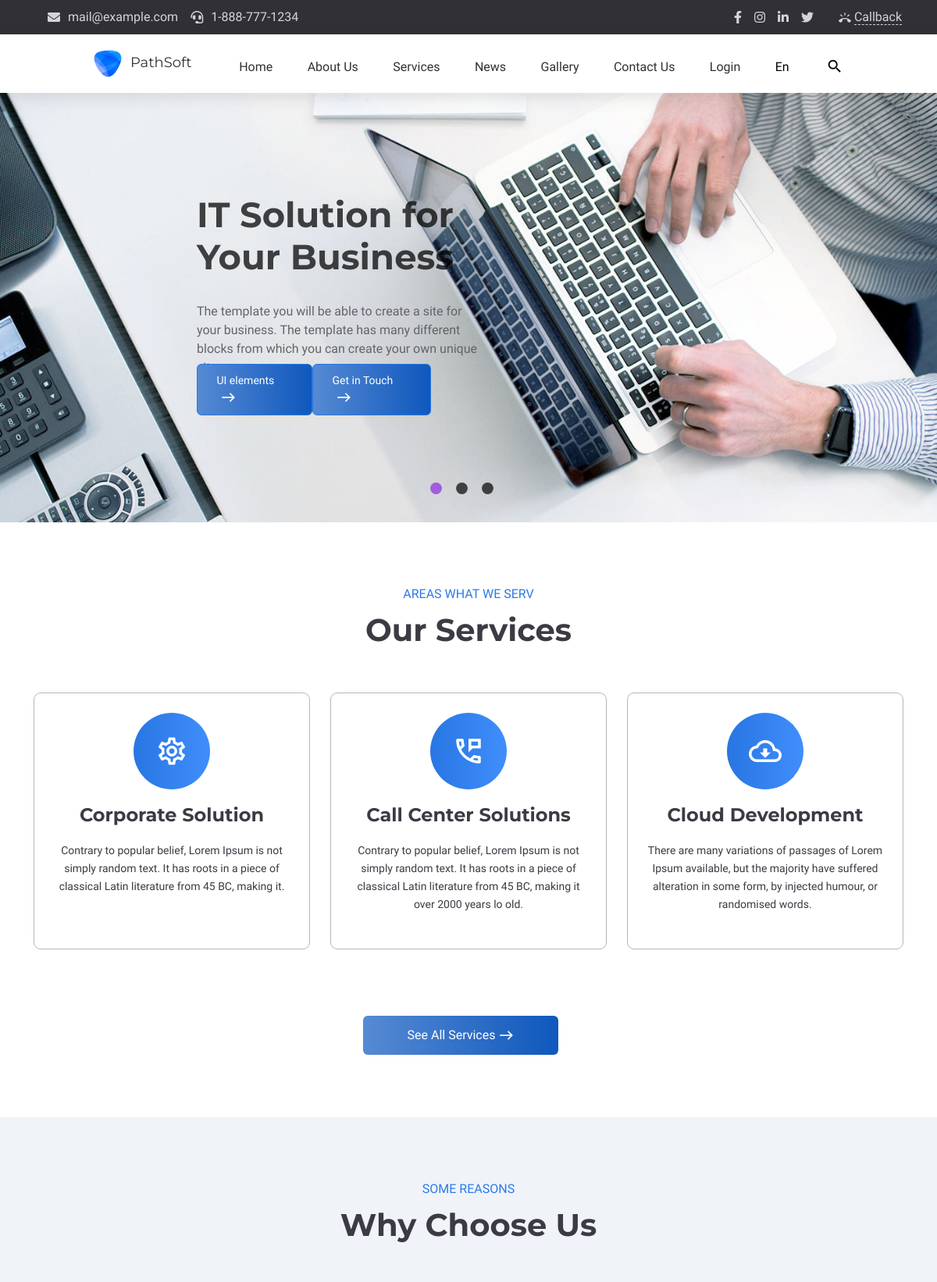
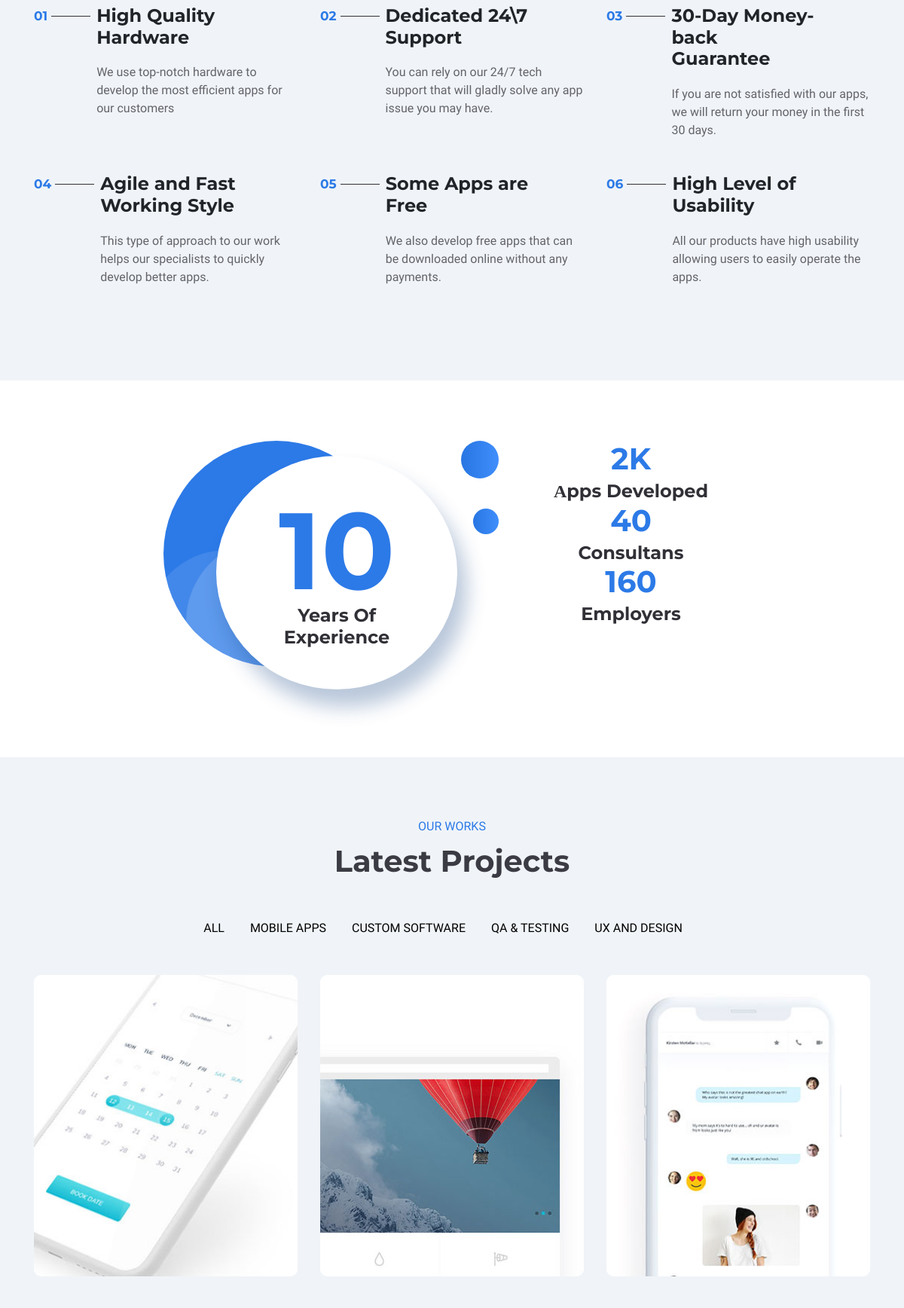
The page / (upper part) on the database its author committed (2 pictures, top to bottom).
### app/models.py (models this page shows)
class HeaderContact(db.Model):
    id=db.Column(db.Integer,primary_key=True)
    hc_content=db.Column(db.String(255))
    hc_icon_class=db.Column(db.String(255))
    hc_url=db.Column(db.String(255))

class HeaderSocialIcon(db.Model):
    id=db.Column(db.Integer,primary_key=True)
    hsi_name=db.Column(db.String(255))
    hsi_css_class=db.Column(db.String(255))
    hsi_url=db.Column(db.String(255))

class MeniuLogo(db.Model):
    id=db.Column(db.Integer,primary_key=True)
    logo_title=db.Column(db.String(255))
    logo_url=db.Column(db.String(255))
    logo_alt=db.Column(db.String(255))
    logo_img=db.Column(db.String(255))

class MeniuName(db.Model):
    id=db.Column(db.Integer,primary_key=True)
    meniu_title=db.Column(db.String(255))
    meniu_url=db.Column(db.String(255))
    meniu_icon=db.Column(db.String(255))

class SliderUrl(db.Model):
    id=db.Column(db.Integer,primary_key=True)
    sliderurl_title=db.Column(db.String(255))
    sliderurl_icon=db.Column(db.String(255))
    sliderurl_url=db.Column(db.String(255))

class ServiceTitle(db.Model):
    id=db.Column(db.Integer,primary_key=True)
    service_subheading=db.Column(db.String(255))
    service_title=db.Column(db.String(255))

class ServiceItem(db.Model):
    id=db.Column(db.Integer,primary_key=True)
    servitem_title=db.Column(db.String(255))
    servitem_text=db.Column(db.String(255))
    servitem_url=db.Column(db.String(255))
    servitem_icon=db.Column(db.String(255))

class ServiceButton(db.Model):
    id=db.Column(db.Integer,primary_key=True)
    servbttn_title=db.Column(db.String(255))
    servbttn_icon=db.Column(db.String(255))
    servbttn_url=db.Column(db.String(255))

class ReasonTitle(db.Model):
    id=db.Column(db.Integer,primary_key=True)
    reason_subheading=db.Column(db.String(255))
    reason_title=db.Column(db.String(255))

class ReasonItem(db.Model):
    id=db.Column(db.Integer,primary_key=True)
    reasonitem_number=db.Column(db.String(255))
    reasonitem_title=db.Column(db.String(255))
    reasonitem_text=db.Column(db.String(255))

class ProjectHeader(db.Model):
    id=db.Column(db.Integer,primary_key=True)
    project_subheading=db.Column(db.String(255))
    project_title=db.Column(db.String(255))

class ProjectMenu(db.Model):
    id=db.Column(db.Integer,primary_key=True)
    project_menu_name=db.Column(db.String(255))

class ProjectBox(db.Model):
    id=db.Column(db.Integer,primary_key=True)
    project_name=db.Column(db.String(255))
    project_info=db.Column(db.String(255))
    project_link=db.Column(db.String(255))
    project_link_icon=db.Column(db.String(255))
    project_img=db.Column(db.String(255))

### main/routes.py (the view)
@app.route("/")
def index():
    header_contacts=HeaderContact.query.all()
    headersocial_icons=HeaderSocialIcon.query.all()
    logos=MeniuLogo.query.all()
    meniu_names=MeniuName.query.all()
    sliders=Slider.query.all()
    sliderbttns=SliderUrl.query.all()
    serviceheadings=ServiceTitle.query.all()
    serviceitems=ServiceItem.query.all()
    servicebttns=ServiceButton.query.all()
    reasonheadings=ReasonTitle.query.all()
    reasonitems=ReasonItem.query.all()
    projectheadings=ProjectHeader.query.all()
    projectmenus=ProjectMenu.query.all()
    projectboxs=ProjectBox.query.all()
    projectbtns=ProjectButton.query.all()
    teamheadings=TeamHeading.query.all()
    teamboxs=TeamBox.query.all()
    teamsocialicons=TeamSocilIcon.query.all()
    teambuttons=TeamButton.query.all()
    clientheadings=ClientHeading.query.all()
    clientboxs=ClientBox.query.all()
    clientbuttons=ClientButton.query.all()
    return render_template("main/index.html", header_contacts=header_contacts, headersocial_icons=headersocial_icons, logos=logos, meniu_names=meniu_names, sliders=sliders, sliderbttns=sliderbttns, serviceheadings=serviceheadings, serviceitems=serviceitems ,servicebttns=servicebttns, reasonheadings=reasonheadings, reasonitems=reasonitems,projectheadings=projectheadings, projectmenus=projectmenus,projectboxs=projectboxs, projectbtns=projectbtns,teamheadings=teamheadings, teamboxs=teamboxs, teamsocialicons=teamsocialicons, teambuttons=teambuttons, clientboxs=clientboxs,clientheadings=clientheadings, clientbuttons=clientbuttons )

### app/templates/main/index.html (shortened to what this page needs)
{% extends "main/base.html" %}{% block contentmain %}
<div id="carouselExampleIndicators" class="carousel  slide carousel-fade" data-ride="carousel">
    <ol class="carousel-indicators">
        <li data-target="#carouselExampleIndicators" data-slide-to="0" class="active bcricle"></li>
        <li data-target="#carouselExampleIndicators" data-slide-to="1" class="bcricle"></li>
        <li data-target="#carouselExampleIndicators" data-slide-to="2" class="bcricle"></li>
    </ol>
    <div class="col-3 button">
        {% for sliderbttn in sliderbttns %}
        <a href="{{sliderbttn.sliderurl_url}}">
            <div class="bttn-blue"><span>{{sliderbttn.sliderurl_title}}</span><i
                    class="material-icons">{{sliderbttn.sliderurl_icon}}</i></div>
        </a>
        {% endfor %}
    </div>
    <div class="carousel-inner ">
        <div class="carousel-item  active ">
            <img src="static/uploads/538727.jpg" alt="intro_img1">
            <div class="carousel-caption d-none d-md-block textposition">
                <h1>IT Solution for Your Business</h1>
                <p>The template you will be able to create a site for your business. The template has many different
                    blocks from which you
                    can create your own unique site.</p>
            </div>
        </div>
    </div>
</div>
<section id="services-bar" class="section-padding">
    <div class="container width">
        <div class="row">
            <div class="col-12 ">
                {% for serviceheading in serviceheadings %}
                <div class="section-heading">
                    <span class="section-heading-span">{{serviceheading.service_subheading}}</span>
                    <h2 class="section-heading-h2">{{serviceheading.service_title}}</h2>
                </div>
                {% endfor %}
            </div>
        </div>
        <div class="row justify-content-center">
            {% for serviceitem in serviceitems %}
            <div class="col-4 services-box">
                <a href="{{serviceitem.servitem_url}}" class="service-style">
                    <div class="services-item">
                        <div class="overlay"></div>
                        <div class="services-info">
                            <i
                                class=" services-icon-main material-icons material-icons-outlined md-icon1">{{serviceitem.servitem_icon}}</i>
                            <h2 class="section-item-h2">{{serviceitem.servitem_title}}</h2>
                            <p class="section-title">{{serviceitem.servitem_text}}</p>
                        </div>
                    </div>
                </a>
            </div>
            {% endfor %}
        </div>
        <div class="row">
            <div class="col-12 d-flex justify-content-center">
                {% for servicebttn in servicebttns %}
                <div class="bttn-row">
                    <a href="{{servicebttn.servbttn_url}}">
                        <div class="bttn">
                            <span>{{servicebttn.servbttn_title}}</span>
                            <i class="material-icons"> {{servicebttn.servbttn_icon}}</i>
                        </div>
                    </a>
                </div>
                {% endfor %}
            </div>
        </div>
    </div>
</section>
<section id="reasons" class="section-padding">
    <div class="container">
        <div class="row ">
            <div class="col-12">
                {% for reasonheading in reasonheadings %}
                <div class="section-heading">
                    <span class="section-heading-span">{{reasonheading.reason_subheading}}</span>
                    <h2 class="section-heading-h2">{{reasonheading.reason_title}}</h2>
                </div>
                {% endfor %}
            </div>
        </div>
        <div class="row justify-content-center">
            {% for reasonitem in reasonitems %}
            <div class="col-4 col-margin">
                <div class="reasons-item">
                    <div class="reasons-item-number"><span>{{reasonitem.reasonitem_number}}</span></div>
                    <div class="reasons-item-info">
                        <h4>{{reasonitem.reasonitem_title}}</h4>
                        <p>{{reasonitem.reasonitem_text}}</p>
                    </div>
                </div>
            </div>
            {% endfor %}
        </div>
    </div>
</section>
<section class="counter">
    <div class="container">
        <div class="row">
            <div class="col-5">
                <div class="main-counter">
                    <div class="main-counter-item">
                        <div class="main-counter-item-center">
                            <div>
                                <div class="main-counter-numb" data-from="0" data-to="10">10</div>
                                <div class="main-counter-title">Years Of Experience</div>
                            </div>
                        </div>
                    </div>
                </div>
            </div>
            <div class="col-6 ">
                <div class="section-margin-second">
                    <div class="">
                        <div class="counter-item-numb"><span class="" data-from="0" data-to="2"
                                style="opacity: 1;">2</span>K</div>
                        <h4 class="counter-item-title">Аpps Developed</h4>
                    </div>
                    <div class="">
                        <div class="counter-item-numb " data-from="0" data-to="40" style="opacity: 1;">40
                        </div>
                        <h4 class="counter-item-title">Consultans</h4>
                    </div>
                    <div class="">
                        <div class="counter-item-numb " data-from="0" data-to="160" style="opacity: 1;">160
                        </div>
                        <h4 class="counter-item-title">Employers</h4>
                    </div>
                </div>
            </div>
        </div>
    </div>
</section>
<section id="project" class="section-padding">
    <div class="container">
        <div class="row">
            <div class="col-12">
                {% for projectheading in projectheadings %}
                <div class="section-heading">
                    <span class="section-heading-span">{{projectheading.project_subheading}}</span>
                    <h2 class="section-heading-h2">{{projectheading.project_title}}</h2>
                </div>
                {% endfor %}
            </div>
            <div class="col-12">
                <ul class="project-meniu">
                    {% for projectmenu in projectmenus %}
                    <li>
                        <a href="#!" class="menu-list-to " data-title="{{projectmenu.project_menu_name}}">
                            <span data-title="{{projectmenu.project_menu_name}}">
                                {{projectmenu.project_menu_name}}</span>
                        </a>
                    </li>
                    {% endfor %}
                </ul>
            </div>
        </div>
        <div class="row project-height justify-content-center">
            {% for projectbox in projectboxs %}
            <div class="col-4 col-margin project-box">
                <div class="project-item">
                    <div class="project-item-card front">
                        <img src="/static/uploads/{{projectbox.project_img}}" alt="">
                    </div>
                    <div class="project-item-card back">
                        <div class="project-item-card-center">
                            <h5 class="project-item-title">{{projectbox.project_name}}</h5>
                            <div class="project-item-desc">
                                <p>{{projectbox.project_info}}</p>
                            </div>
                            <div class="wrapp-btn-circl-arrow justify-content-center">
                                <a href="{{projectbox.project_link}}" class="btn-circl-arrow btn-circl-arrow-white">
                                </a>
                            </div>
                        </div>
                    </div>
                </div>
            </div>
            {% endfor %}
        </div>
    </div>
</section>
{% endblock %}

### app/templates/main/base.html (shortened to what this page needs)
<!doctype html>
<html lang="en">
<head>
    <link rel="stylesheet" href="https://cdnjs.cloudflare.com/ajax/libs/font-awesome/5.15.3/css/all.min.css"
 />
    <link rel="stylesheet" href="https://cdn.jsdelivr.net/npm/bootstrap-icons@1.4.1/font/bootstrap-icons.css">
    <link rel="stylesheet" href="https://stackpath.bootstrapcdn.com/bootstrap/4.3.1/css/bootstrap.min.css"
>
    <link rel="stylesheet" href="/static/main/css/style.css">
    <link rel="stylesheet" href="/static/main/css/about.css">
    <link rel="stylesheet" href="/static/main/css/blog.css">
    <link rel="stylesheet" href="/static/main/css/contact.css">
    <link rel="stylesheet" href="/static/main/css/login.css">
    <link rel="stylesheet" href="/static/main/css/gallery.css">
    <link rel="stylesheet" href="/static/main/css/blogitem.css">
</head>
<body>
    <header id="header">
        <nav id="header-contact">
            <div class="container con">
                <div class="row align-items-center justify-content-between">
                    <div class="col-auto">
                        <ul class="header-top-info align-items-center justify-content-between d-flex">
                            {% for header_contact in header_contacts %}
                            <li>
                                <a href="{{header_contact.hc_url}}">
                                    <i class="{{header_contact.hc_icon_class}}"></i>
                                    <span>{{header_contact.hc_content}}</span>
                                </a>
                            </li>
                            {% endfor %}
                        </ul>
                    </div>
                    <div class="col-auto">
                        <div class="header-top-links align-items-center justify-content-between d-flex ">
                            <ul class="social-links">
                                {% for headersocial_icon in headersocial_icons %}
                                <li>
                                    <a href="{{headersocial_icon.hsi_url}}"><i
                                            class="{{headersocial_icon.hsi_css_class}}"></i></a>
                                </li>
                                {% endfor %}
                            </ul>
                            <div class="header-top-btn">
                                <a href="#" class="header-call-back-link">
                                    <i class="material-icons">ring_volume</i>
                                    <span>Callback</span>
                                </a>
                            </div>
                        </div>
                    </div>
                </div>
            </div>
        </nav>
        <section id="meniu-bar">
            <div class="meniu-nav">
                {% for logo in logos %}
                <div class="logo">
                    <a href="{{logo.logo_url}}"><img src="/static/uploads/{{logo.logo_img}}" alt="{{logo.logo_alt}}">
                        <span>{{logo.logo_title}}</span>
                    </a>
                </div>
                {% endfor %}
                <div class="meniu-item">
                    <ul>
                        {% for meniu_name in meniu_names %}
                        <li>
                            <a href="{{meniu_name.meniu_url}}" class="menu-list-to"
                                data-title="{{meniu_name.meniu_title}}">
                                <span data-title="{{meniu_name.meniu_title}}"> {{meniu_name.meniu_title}}</span>
                                <i class="{{meniu_name.meniu_icon}}"></i>
                            </a>
                        </li>
                        {% endfor %}
                        <li class="menu-search">
                            <a href="http://">
                                <i class="material-icons md-22 header-search-ico-search">search</i></a>
                        </li>
                    </ul>
                </div>
            </div>
        </section>
    </header>
    {% block contentmain %}
    {% endblock %}
</body>
</html>

### rows shown on the page
HeaderContact: hc_content "mail@example.com"
HeaderContact: hc_content "1-888-777-1234"
MeniuLogo: logo_img (picture), logo_title "PathSoft"
MeniuName: meniu_title "Home"
MeniuName: meniu_title "About Us"
MeniuName: meniu_title "Services"
MeniuName: meniu_title "News"
MeniuName: meniu_title "Gallery"
MeniuName: meniu_title "Contact Us"
MeniuName: meniu_title "Login"
MeniuName: meniu_title "En"
SliderUrl: sliderurl_title "UI elements"
SliderUrl: sliderurl_title "Get in Touch"
ServiceTitle: service_subheading "AREAS WHAT WE SERV", service_title "Our Services"
ServiceItem: servitem_title "Corporate Solution", servitem_text "Contrary to popular belief, Lorem Ipsum is not simply random text. It has roots in a piece of classical Latin literature from 45 BC, making it."
ServiceItem: servitem_title "Call Center Solutions", servitem_text "Contrary to popular belief, Lorem Ipsum is not simply random text. It has roots in a piece of classical Latin literature from 45 BC, making it over 2000 years lo old."
ServiceItem: servitem_title "Cloud Development", servitem_text "There are many variations of passages of Lorem Ipsum available, but the majority have suffered alteration in some form, by injected humour, or randomised words."
ServiceButton: servbttn_title "See All Services"
ReasonTitle: reason_subheading "SOME REASONS", reason_title "Why Choose Us"
ReasonItem: reasonitem_number "01", reasonitem_title "High Quality Hardware", reasonitem_text "We use top-notch hardware to develop the most efficient apps for our customers"
ReasonItem: reasonitem_number "02", reasonitem_title "Dedicated 24\\7 Support", reasonitem_text "You can rely on our 24/7 tech support that will gladly solve any app issue you may have."
ReasonItem: reasonitem_number "03", reasonitem_title "30-Day Money-back Guarantee", reasonitem_text "If you are not satisfied with our apps, we will return your money in the first 30 days."
ReasonItem: reasonitem_number "04", reasonitem_title "Agile and Fast Working Style", reasonitem_text "This type of approach to our work helps our specialists to quickly develop better apps."
ReasonItem: reasonitem_number "05", reasonitem_title "Some Apps are Free", reasonitem_text "We also develop free apps that can be downloaded online without any payments."
ReasonItem: reasonitem_number "06", reasonitem_title "High Level of Usability", reasonitem_text "All our products have high usability allowing users to easily operate the apps."
ProjectHeader: project_subheading "OUR WORKS", project_title "Latest Projects"
ProjectMenu: project_menu_name "ALL"
ProjectMenu: project_menu_name "MOBILE APPS"
ProjectMenu: project_menu_name "CUSTOM SOFTWARE"
ProjectMenu: project_menu_name "QA & TESTING"
ProjectMenu: project_menu_name "UX AND DESIGN"
ProjectBox: project_img (picture)
ProjectBox: project_img (picture)
ProjectBox: project_img (picture)
